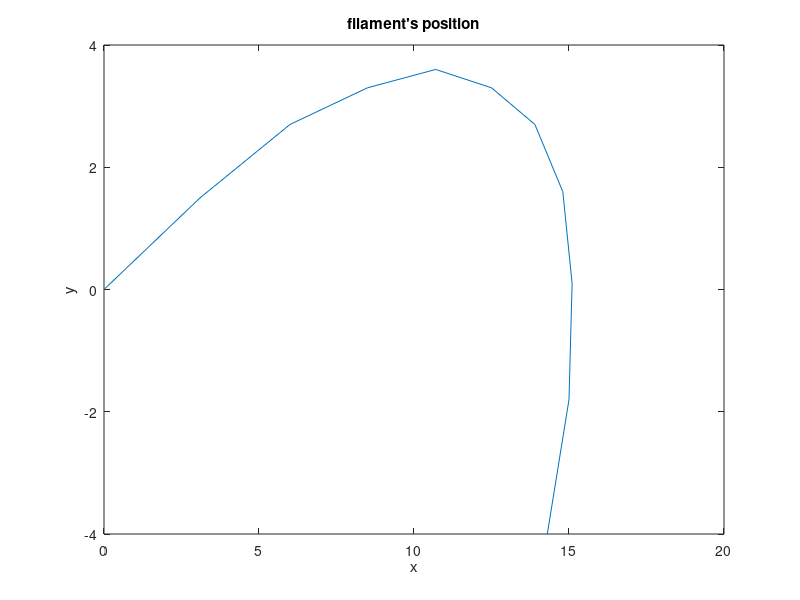

This chart was generated by the following MATLAB code:
% =========================================================================
% AUTHOR ..... Huang, Lishan  Han, Jiarong Brown, Fraser Chen, Yushan 
% DATE .... March 22
%
% Description: Numerically evaluation of graph length
% =========================================================================
%%
% *Script*
    clear all
    % load the data in jelly.mat
    load jelly.mat
    n = numel(xdat);
    %initialize the length
    size = 0;
    %plot graph
    plot(xdat,ydat)
    title("filament's position")
    xlabel("x")
    ylabel("y")
    %calculate the length between each two point
        for i = 1:length(xdat)-1
          size = size + sqrt( (xdat(i+1)-xdat(i))^2 + (ydat(i+1)-ydat(i))^2 );
        end
    %display the result
    disp(['The length is ', num2str(size)])
    
        if size>30
            disp('The length is more than 30, Eunice can not live')
        else
            disp('The length is less than 30, so Eunice can live')
        end

